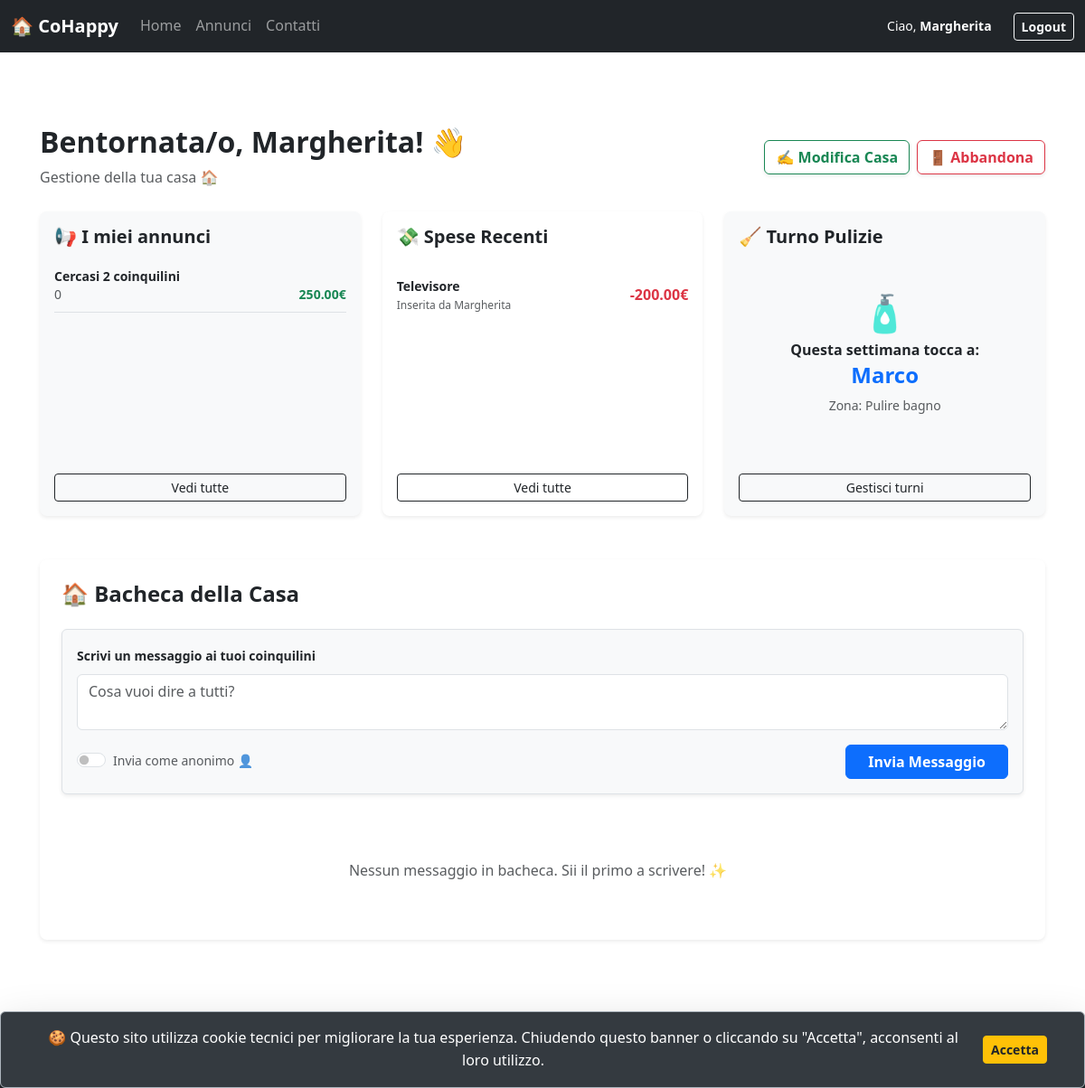
Before: /dashboard.php (signed in) with the older database file.
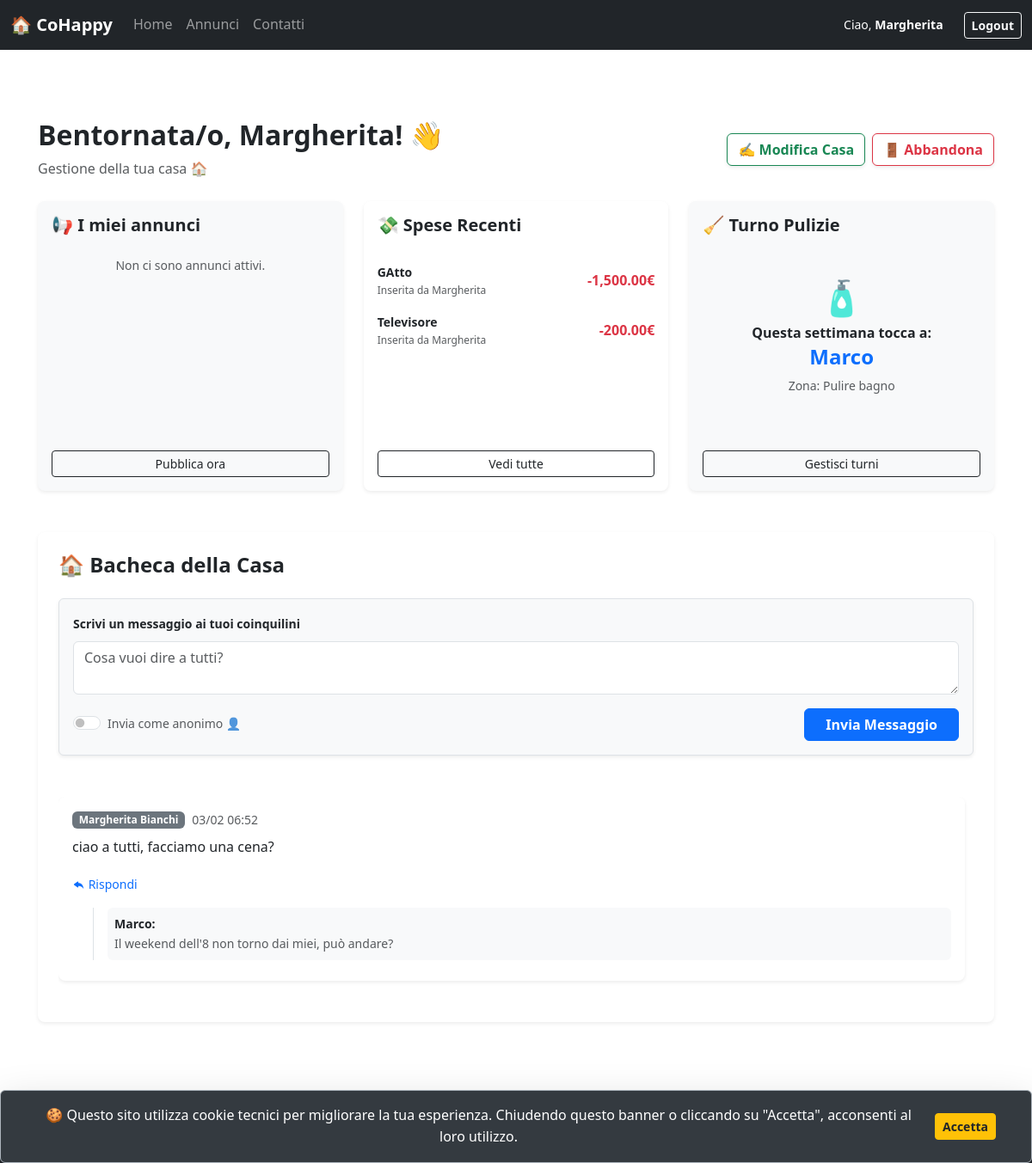
After: the same page with the newer database file.
### tables this page shows
CREATE TABLE `annunci` (
  `id_annuncio` int(11) NOT NULL,
  `titolo` varchar(255) NOT NULL,
  `descrizione` text DEFAULT NULL,
  `prezzo` decimal(10,2) DEFAULT NULL,
  `luogo` varchar(255) DEFAULT NULL,
  `id_utente` int(11) DEFAULT NULL,
  `immagine` varchar(255) DEFAULT 'img/nophoto.png',
  `data_pubblicazione` timestamp NOT NULL DEFAULT current_timestamp(),
  `isActive` tinyint(1) NOT NULL DEFAULT 1
);

CREATE TABLE `spese` (
  `id_spesa` int(11) NOT NULL,
  `descrizione` varchar(255) NOT NULL,
  `importo` decimal(10,2) NOT NULL,
  `data_spesa` date NOT NULL,
  `chi_ha_pagato` int(11) NOT NULL,
  `id_casa` int(11) NOT NULL
);

CREATE TABLE `utenti` (
  `id_utente` int(11) NOT NULL,
  `nome` varchar(100) NOT NULL,
  `cognome` varchar(100) NOT NULL,
  `email` varchar(150) NOT NULL,
  `password` varchar(255) NOT NULL,
  `ruolo` enum('studente','admin_casa','super_admin') DEFAULT 'studente',
  `foto_profilo` varchar(255) DEFAULT 'default_user.png',
  `id_casa` int(11) DEFAULT NULL,
  `punti` int(11) DEFAULT 0,
  `dataIscrizione` date NOT NULL DEFAULT curdate(),
  `token_scadenza` datetime DEFAULT NULL,
  `recovery_token` varchar(255) DEFAULT NULL
);

CREATE TABLE `messaggi_casa` (
  `id_messaggio` int(11) NOT NULL,
  `id_casa` int(11) NOT NULL,
  `id_utente` int(11) NOT NULL,
  `testo` text NOT NULL,
  `is_anonimo` tinyint(1) DEFAULT 0,
  `data_invio` timestamp NOT NULL DEFAULT current_timestamp(),
  `parent_id` int(11) DEFAULT NULL
);

### dashboard.php (called while the page is built, shortened)
<?php
require_once 'bootstrap.php';
$id_utente = $_SESSION["id_utente"];
$id_casa = $_SESSION["id_casa"] ?? null;
$templateParams["utente"] = $dbh->getUserById($id_utente);
if ($id_casa) {
    $templateParams["miei_annunci"] = $dbh->getAnnunciByUtente($id_utente);
    $templateParams["spese_recenti"] = $dbh->getRecentExpenses($id_casa, 3);
    $templateParams["prossimo_turno"] = $dbh->getNextCleaningTurn($id_casa);
    $templateParams["turni_pulizie"] = $dbh->getTurniMeseSuccessivo($id_casa);
    $templateParams["coinquilini_casa"] = $dbh->getCoinquilini($id_casa);
    $templateParams["messaggi_forum"] = $dbh->getMessaggiForum($id_casa);
}
require 'template/base.php';
?>

### db/database.php (called while the page is built, shortened)
<?php
class DatabaseHelper {
    private $db;
    public function __construct($servername, $username, $password, $dbname, $port) {
        $this->db = new mysqli($servername, $username, $password, $dbname, $port);
        $this->db->set_charset("utf8mb4");
    }
public function getUserById($id_utente) {
    $query = "SELECT u.*, c.codice_invito, c.nome_casa
              FROM utenti u
              LEFT JOIN `case` c ON u.id_casa = c.id_casa
              WHERE u.id_utente = ?";
    $stmt = $this->db->prepare($query);
    $stmt->bind_param('i', $id_utente);
    $stmt->execute();
    return $stmt->get_result()->fetch_assoc();
}
    public function getRecentExpenses($id_casa, $limit) {
        $query = "SELECT s.*, u.nome as nome_autore FROM spese s JOIN utenti u ON s.chi_ha_pagato = u.id_utente WHERE s.id_casa = ? ORDER BY s.data_spesa DESC LIMIT ?";
        $stmt = $this->db->prepare($query);
        $stmt->bind_param('ii', $id_casa, $limit);
        $stmt->execute();
        return $stmt->get_result()->fetch_all(MYSQLI_ASSOC);
    }
    public function getNextCleaningTurn($id_casa) {
        $query = "SELECT t.*, u.nome FROM turni_pulizie t JOIN utenti u ON t.assegnato_a = u.id_utente WHERE t.id_casa = ? AND t.completato = 0 ORDER BY t.data_scadenza ASC LIMIT 1";
        $stmt = $this->db->prepare($query);
        $stmt->bind_param('i', $id_casa);
        $stmt->execute();
        return $stmt->get_result()->fetch_assoc();
    }
public function getAnnunciByUtente($idUtente) {
    $stmt = $this->db->prepare("SELECT * FROM annunci WHERE id_utente = ? ORDER BY data_pubblicazione DESC");
    $stmt->bind_param("i", $idUtente);
    $stmt->execute();
    return $stmt->get_result()->fetch_all(MYSQLI_ASSOC);
}
    public function getTurniMeseSuccessivo($id_casa){
        $stmt = $this->db->prepare("SELECT t.*, u.nome, u.cognome FROM turni_pulizie t JOIN utenti u ON t.assegnato_a = u.id_utente WHERE t.id_casa = ? AND t.data_scadenza BETWEEN CURDATE() AND DATE_ADD(CURDATE(), INTERVAL 30 DAY) ORDER BY t.data_scadenza ASC");
        $stmt->bind_param('i', $id_casa);
        $stmt->execute();
        return $stmt->get_result()->fetch_all(MYSQLI_ASSOC);
    }
    public function getCoinquilini($id_casa){
        $stmt = $this->db->prepare("SELECT id_utente, nome, cognome, ruolo FROM utenti WHERE id_casa = ?");
        $stmt->bind_param('i', $id_casa);
        $stmt->execute();
        return $stmt->get_result()->fetch_all(MYSQLI_ASSOC);
    }
    public function getMessaggiForum($id_casa) {
        $query = "SELECT m.*, u.nome, u.cognome, u.foto_profilo
                FROM messaggi_casa m
                JOIN utenti u ON m.id_utente = u.id_utente
                WHERE m.id_casa = ?
                ORDER BY m.data_invio DESC";
        $stmt = $this->db->prepare($query);
        $stmt->bind_param('i', $id_casa);
        $stmt->execute();
        return $stmt->get_result()->fetch_all(MYSQLI_ASSOC);
    }
}
?>

### bootstrap.php (called while the page is built, shortened)
<?php
require_once("db/database.php");
$dbh = new DatabaseHelper("localhost", "root", "", "cohappy_db", 3306);
?>

### template/dashboard_template.php (the view, shortened to what the changed rows need)
<div class="container my-5">
    <?php if(!isset($_SESSION["id_casa"]) || is_null($_SESSION["id_casa"])): ?>
        <div class="row justify-content-center">
            <div class="col-md-8 text-center py-5">
                <div class="card shadow-sm border-0 p-5">
                    <div class="display-1 mb-3">🏠</div>
                    <h2 class="fw-bold">Benvenuto su CoHappy!</h2>
                    <p class="text-muted">Per gestire spese e turni, inserisci il codice invito della tua casa o cercane una negli annunci.</p>
                    <?php if(isset($templateParams["errore_casa"])): ?>
                        <div class="alert alert-danger mt-3"><?php echo $templateParams["errore_casa"]; ?></div>
                    <?php endif; ?>
                    <form action="dashboard.php" method="POST" class="mt-4">
                        <input type="hidden" name="azione" value="unisciti_casa">
                        <div class="input-group mb-3 mx-auto" style="max-width: 450px;">
                            <label for="codice_invito" class="visually-hidden">Codice Invito</label>
                            <input type="text" id="codice_invito" name="codice_invito" class="form-control form-control-lg" placeholder="Codice Invito (es. CH-1234)" required>
                            <button class="btn btn-primary btn-lg fw-bold" type="submit">Unisciti</button>
                        </div>
                    </form>
                    <div class="mt-4">
                        <p class="small text-muted">Oppure</p>
                        <a href="annunci.php" class="btn btn-outline-dark fw-bold">Sfoglia Annunci</a>
                    </div>
                </div>
            </div>
        </div>
    <?php else: ?>
<div class="row mb-4 align-items-center">
    <div class="col-md-7">
        <h2 class="fw-bold text-dark">Bentornata/o, <?php echo $templateParams["utente"]["nome"]; ?>! 👋</h2>
    </div>
</div>
        <div class="row g-4">
            <div class="col-lg-4">
                <div class="card shadow-sm border-0 h-100 bg-light">
                    <div class="card-body d-flex flex-column">
                        <h5 class="fw-bold mb-4 text-dark">📢 I miei annunci</h5>
                        <?php if(count($templateParams["miei_annunci"]) > 0): ?>
                            <?php
                            $anteprima = array_slice($templateParams["miei_annunci"], 0, 3);
                            foreach($anteprima as $annuncio):
                            ?>
                                <div class="mb-3 pb-2 border-bottom">
                                    <h6 class="fw-bold mb-0 small"><?php echo htmlspecialchars($annuncio['titolo']); ?></h6>
                                    <div class="d-flex justify-content-between small">
                                        <span class="text-muted"><?php echo htmlspecialchars($annuncio['luogo']); ?></span>
                                        <span class="fw-bold text-success"><?php echo number_format($annuncio['prezzo'], 2); ?>€</span>
                                    </div>
                                </div>
                            <?php endforeach; ?>
                            <a href="miei_annunci.php" class="btn btn-outline-dark btn-sm w-100 mt-auto">Vedi tutte</a>
                        <?php else: ?>
                            <div class="text-center flex-grow-1 d-flex flex-column justify-content-center">
                                <p class="small text-muted mb-0">Non ci sono annunci attivi.</p>
                                <?php if($templateParams["utente"]["ruolo"] === "admin_casa"): ?>
                                    <button type="button" class="btn btn-outline-dark btn-sm w-100 mt-auto" data-bs-toggle="modal" data-bs-target="#modalNuovoAnnuncio">Pubblica ora</button>
                                <?php endif; ?>
                            </div>
                        <?php endif; ?>
                    </div>
                </div>
            </div>
            <div class="col-lg-4">
                <div class="card shadow-sm border-0 h-100">
                    <div class="card-body d-flex flex-column">
                        <ul class="list-group list-group-flush mb-3">
                            <?php if(!empty($templateParams["spese_recenti"])): ?>
                                <?php foreach($templateParams["spese_recenti"] as $spesa): ?>
                                    <li class="list-group-item px-0 border-0 d-flex justify-content-between align-items-center">
                                        <div>
                                            <div class="fw-bold small"><?php echo htmlspecialchars($spesa['descrizione']); ?></div>
                                            <div class="text-muted" style="font-size: 0.75rem;">Inserita da <?php echo htmlspecialchars($spesa['nome_autore']); ?></div>
                                        </div>
                                        <span class="text-danger fw-bold">-<?php echo number_format($spesa['importo'], 2); ?>€</span>
                                    </li>
                                <?php endforeach; ?>
                            <?php else: ?>
                                <p class="text-muted small">Nessuna spesa recente.</p>
                            <?php endif; ?>
                        </ul>
                    </div>
                </div>
            </div>
        </div>
        <div id="forum-casa" class="row mt-5">
            <div class="col-12">
                <div class="card shadow-sm border-0 p-4">
                    <div class="forum-container" style="max-height: 600px; overflow-y: auto; padding-right: 10px;">
                        <?php
                        $principali = array_filter($templateParams["messaggi_forum"], fn($m) => is_null($m['parent_id']));
                        $risposte = array_filter($templateParams["messaggi_forum"], fn($m) => !is_null($m['parent_id']));
                        if(empty($principali)): ?>
                            <p class="text-center text-muted py-4">Nessun messaggio in bacheca. Sii il primo a scrivere! ✨</p>
                        <?php else:
                            foreach($principali as $msg):
                                $autore = $msg['is_anonimo'] ? "Anonimo" : $msg['nome'] . " " . $msg['cognome'];
                        ?>
                            <div class="card mb-4 border-0 shadow-sm bg-white">
                                <div class="card-body">
                                    <div class="d-flex align-items-center mb-2">
                                        <span class="badge bg-secondary me-2"><?php echo $autore; ?></span>
                                        <small class="text-muted"><?php echo date("d/m H:i", strtotime($msg['data_invio'])); ?></small>
                                    </div>
                                    <p class="mb-3"><?php echo htmlspecialchars($msg['testo']); ?></p>
                                    <button class="btn btn-sm btn-link text-decoration-none p-0" type="button" data-bs-toggle="collapse" data-bs-target="#reply-<?php echo $msg['id_messaggio']; ?>" aria-expanded="false" aria-controls="reply-<?php echo $msg['id_messaggio']; ?>">
                                        <i class="bi bi-reply-fill"></i> Rispondi
                                    </button>
                                    <div class="ms-4 mt-3 border-start ps-3">
                                        <?php
                                        $mie_risposte = array_filter($risposte, fn($r) => $r['parent_id'] == $msg['id_messaggio']);
                                        foreach(array_reverse($mie_risposte) as $rip): ?>
                                            <div class="mb-2 p-2 bg-light rounded small">
                                                <div class="fw-bold text-dark">
                                                    <?php echo $rip['is_anonimo'] ? "Anonimo" : $rip['nome']; ?>:
                                                </div>
                                                <div class="text-muted"><?php echo htmlspecialchars($rip['testo']); ?></div>
                                            </div>
                                        <?php endforeach; ?>
                                    </div>
                                </div>
                            </div>
                        <?php endforeach; endif; ?>
                    </div>
                </div>
            </div>
        </div>
    <?php endif; ?>
</div>

Changed rows visible on the page:
removed annunci: titolo "Cercasi 2 coinquilini", luogo "0", prezzo "250.00"
added spese: descrizione "GAtto", chi_ha_pagato.nome "Margherita", importo "1,500.00"
added messaggi_casa: is_anonimo.cognome "Margherita Bianchi", data_invio "03/02 06:52", testo "ciao a tutti, facciamo una cena?", shown under "🏠 Bacheca della Casa"
added messaggi_casa: id_utente.nome "Marco", testo "Il weekend dell'8 non torno dai miei, può andare?", shown under "Margherita Bianchi"
Other visible differences:
text no longer shown: "Vedi tutte Nessun messaggio in bacheca. Sii il primo a scrivere! ✨"
text now shown: "Non ci sono annunci attivi. Pubblica ora"
